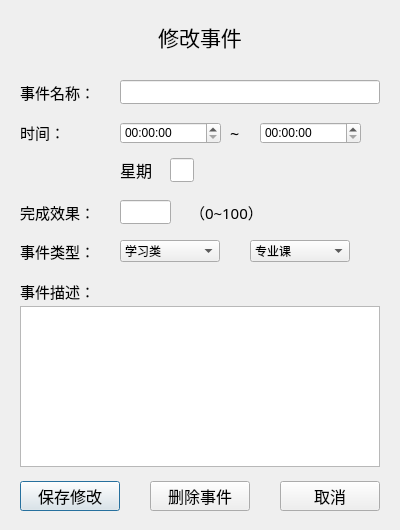
<?xml version="1.0" encoding="UTF-8"?>
<ui version="4.0">
 <class>ChangeEvent</class>
 <widget class="QDialog" name="ChangeEvent">
  <property name="geometry">
   <rect>
    <x>0</x>
    <y>0</y>
    <width>400</width>
    <height>530</height>
   </rect>
  </property>
  <property name="windowTitle">
   <string>Dialog</string>
  </property>
  <widget class="QLabel" name="label_5">
   <property name="geometry">
    <rect>
     <x>20</x>
     <y>281</y>
     <width>100</width>
     <height>20</height>
    </rect>
   </property>
   <property name="font">
    <font>
     <family>Adobe 黑体 Std R</family>
     <pointsize>11</pointsize>
    </font>
   </property>
   <property name="text">
    <string>事件描述：</string>
   </property>
  </widget>
  <widget class="QTextEdit" name="textEdit">
   <property name="geometry">
    <rect>
     <x>20</x>
     <y>306</y>
     <width>360</width>
     <height>161</height>
    </rect>
   </property>
  </widget>
  <widget class="QPushButton" name="pushButton">
   <property name="geometry">
    <rect>
     <x>20</x>
     <y>481</y>
     <width>100</width>
     <height>30</height>
    </rect>
   </property>
   <property name="font">
    <font>
     <family>Adobe 黑体 Std R</family>
     <pointsize>12</pointsize>
    </font>
   </property>
   <property name="text">
    <string>保存修改</string>
   </property>
  </widget>
  <widget class="QLabel" name="label_6">
   <property name="geometry">
    <rect>
     <x>120</x>
     <y>160</y>
     <width>40</width>
     <height>20</height>
    </rect>
   </property>
   <property name="font">
    <font>
     <family>Adobe 黑体 Std R</family>
     <pointsize>12</pointsize>
    </font>
   </property>
   <property name="text">
    <string>星期</string>
   </property>
  </widget>
  <widget class="QTimeEdit" name="timeEdit">
   <property name="geometry">
    <rect>
     <x>120</x>
     <y>122</y>
     <width>101</width>
     <height>22</height>
    </rect>
   </property>
  </widget>
  <widget class="QLabel" name="label_4">
   <property name="geometry">
    <rect>
     <x>20</x>
     <y>122</y>
     <width>100</width>
     <height>20</height>
    </rect>
   </property>
   <property name="font">
    <font>
     <family>Adobe 黑体 Std R</family>
     <pointsize>11</pointsize>
    </font>
   </property>
   <property name="text">
    <string>时间：</string>
   </property>
  </widget>
  <widget class="QLineEdit" name="line_name">
   <property name="geometry">
    <rect>
     <x>120</x>
     <y>80</y>
     <width>260</width>
     <height>24</height>
    </rect>
   </property>
  </widget>
  <widget class="QLabel" name="label">
   <property name="geometry">
    <rect>
     <x>0</x>
     <y>22</y>
     <width>400</width>
     <height>30</height>
    </rect>
   </property>
   <property name="font">
    <font>
     <family>Adobe 黑体 Std R</family>
     <pointsize>16</pointsize>
    </font>
   </property>
   <property name="text">
    <string>修改事件</string>
   </property>
   <property name="alignment">
    <set>Qt::AlignCenter</set>
   </property>
  </widget>
  <widget class="QTimeEdit" name="timeEdit_2">
   <property name="geometry">
    <rect>
     <x>260</x>
     <y>122</y>
     <width>101</width>
     <height>22</height>
    </rect>
   </property>
  </widget>
  <widget class="QLineEdit" name="line_weekday">
   <property name="geometry">
    <rect>
     <x>170</x>
     <y>158</y>
     <width>24</width>
     <height>24</height>
    </rect>
   </property>
  </widget>
  <widget class="QPushButton" name="pushButton_2">
   <property name="geometry">
    <rect>
     <x>280</x>
     <y>481</y>
     <width>100</width>
     <height>30</height>
    </rect>
   </property>
   <property name="font">
    <font>
     <family>Adobe 黑体 Std R</family>
     <pointsize>12</pointsize>
    </font>
   </property>
   <property name="text">
    <string>取消</string>
   </property>
  </widget>
  <widget class="QLabel" name="label_2">
   <property name="geometry">
    <rect>
     <x>20</x>
     <y>82</y>
     <width>100</width>
     <height>20</height>
    </rect>
   </property>
   <property name="font">
    <font>
     <family>Adobe 黑体 Std R</family>
     <pointsize>11</pointsize>
    </font>
   </property>
   <property name="text">
    <string>事件名称：</string>
   </property>
  </widget>
  <widget class="QLabel" name="label_3">
   <property name="geometry">
    <rect>
     <x>230</x>
     <y>122</y>
     <width>20</width>
     <height>22</height>
    </rect>
   </property>
   <property name="font">
    <font>
     <family>Adobe 黑体 Std R</family>
     <pointsize>12</pointsize>
    </font>
   </property>
   <property name="text">
    <string>~</string>
   </property>
  </widget>
  <widget class="QPushButton" name="pushButton_3">
   <property name="geometry">
    <rect>
     <x>150</x>
     <y>481</y>
     <width>100</width>
     <height>30</height>
    </rect>
   </property>
   <property name="font">
    <font>
     <family>Adobe 黑体 Std R</family>
     <pointsize>12</pointsize>
    </font>
   </property>
   <property name="text">
    <string>删除事件</string>
   </property>
  </widget>
  <widget class="QLabel" name="label_7">
   <property name="geometry">
    <rect>
     <x>20</x>
     <y>241</y>
     <width>100</width>
     <height>20</height>
    </rect>
   </property>
   <property name="font">
    <font>
     <family>Adobe 黑体 Std R</family>
     <pointsize>11</pointsize>
    </font>
   </property>
   <property name="text">
    <string>事件类型：</string>
   </property>
  </widget>
  <widget class="QComboBox" name="comboBox">
   <property name="geometry">
    <rect>
     <x>120</x>
     <y>240</y>
     <width>100</width>
     <height>22</height>
    </rect>
   </property>
   <item>
    <property name="text">
     <string>学习类</string>
    </property>
   </item>
   <item>
    <property name="text">
     <string>娱乐类</string>
    </property>
   </item>
   <item>
    <property name="text">
     <string>生活类</string>
    </property>
   </item>
   <item>
    <property name="text">
     <string>保留时间</string>
    </property>
   </item>
  </widget>
  <widget class="QComboBox" name="comboBox_2">
   <property name="geometry">
    <rect>
     <x>250</x>
     <y>240</y>
     <width>100</width>
     <height>22</height>
    </rect>
   </property>
   <item>
    <property name="text">
     <string>专业课</string>
    </property>
   </item>
   <item>
    <property name="text">
     <string>公共课</string>
    </property>
   </item>
   <item>
    <property name="text">
     <string>任选课</string>
    </property>
   </item>
   <item>
    <property name="text">
     <string>自习</string>
    </property>
   </item>
   <item>
    <property name="text">
     <string>读书</string>
    </property>
   </item>
  </widget>
  <widget class="QLabel" name="label_8">
   <property name="geometry">
    <rect>
     <x>20</x>
     <y>202</y>
     <width>100</width>
     <height>20</height>
    </rect>
   </property>
   <property name="font">
    <font>
     <family>Adobe 黑体 Std R</family>
     <pointsize>11</pointsize>
    </font>
   </property>
   <property name="text">
    <string>完成效果：</string>
   </property>
  </widget>
  <widget class="QLabel" name="label_9">
   <property name="geometry">
    <rect>
     <x>190</x>
     <y>202</y>
     <width>100</width>
     <height>20</height>
    </rect>
   </property>
   <property name="font">
    <font>
     <family>Adobe 黑体 Std R</family>
     <pointsize>11</pointsize>
    </font>
   </property>
   <property name="text">
    <string>（0~100）</string>
   </property>
  </widget>
  <widget class="QLineEdit" name="Score">
   <property name="geometry">
    <rect>
     <x>120</x>
     <y>200</y>
     <width>51</width>
     <height>24</height>
    </rect>
   </property>
  </widget>
 </widget>
 <resources/>
 <connections/>
</ui>
